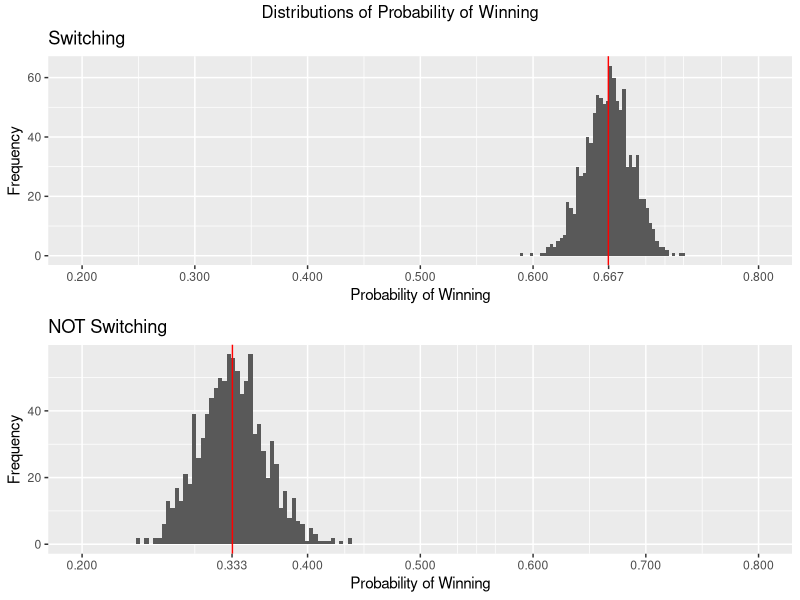
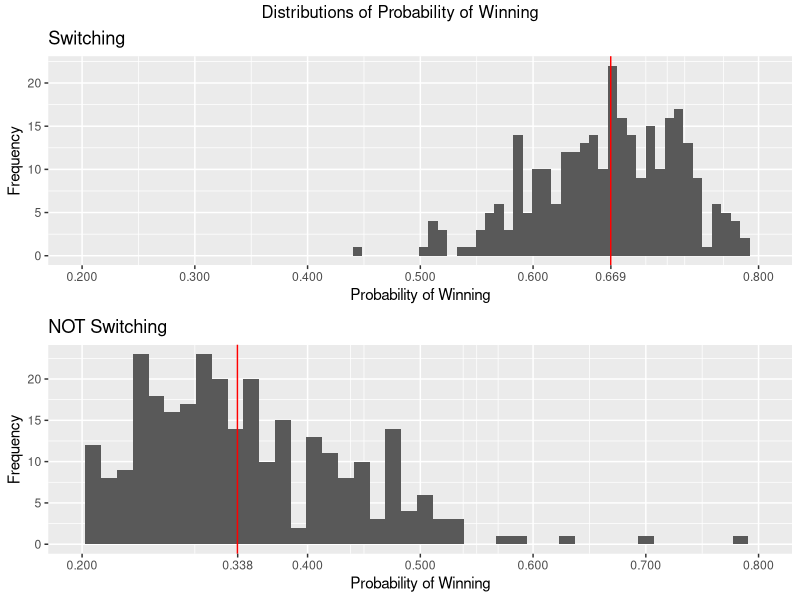
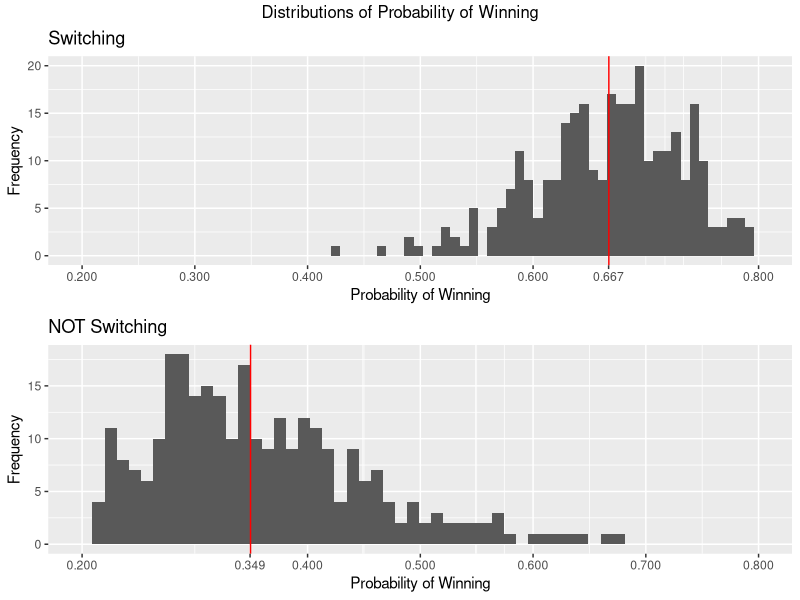
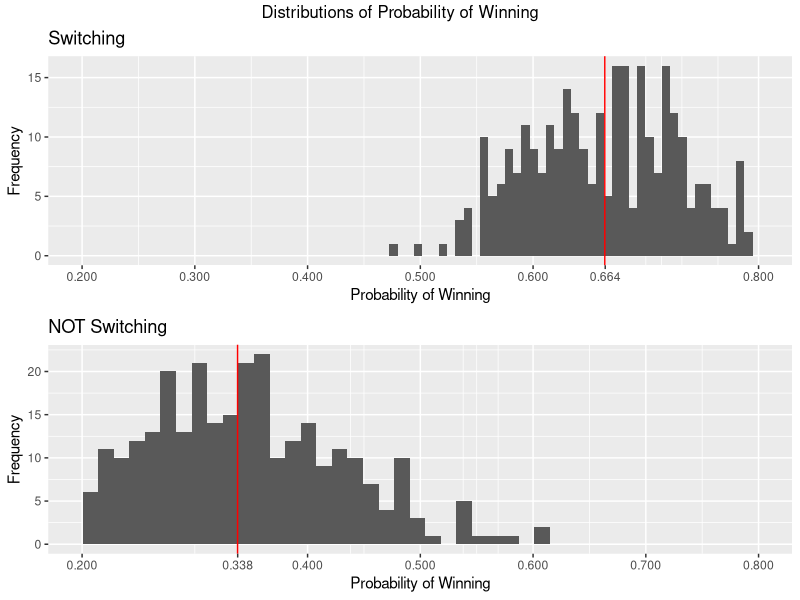
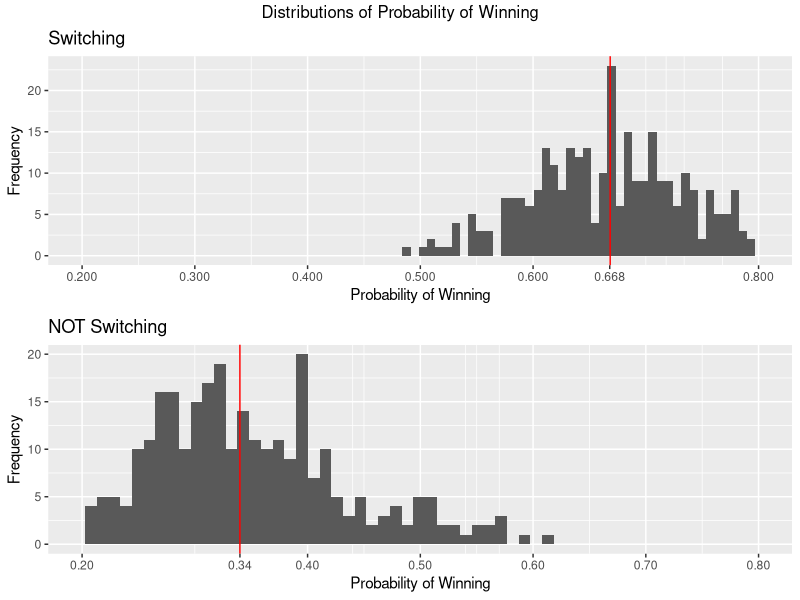
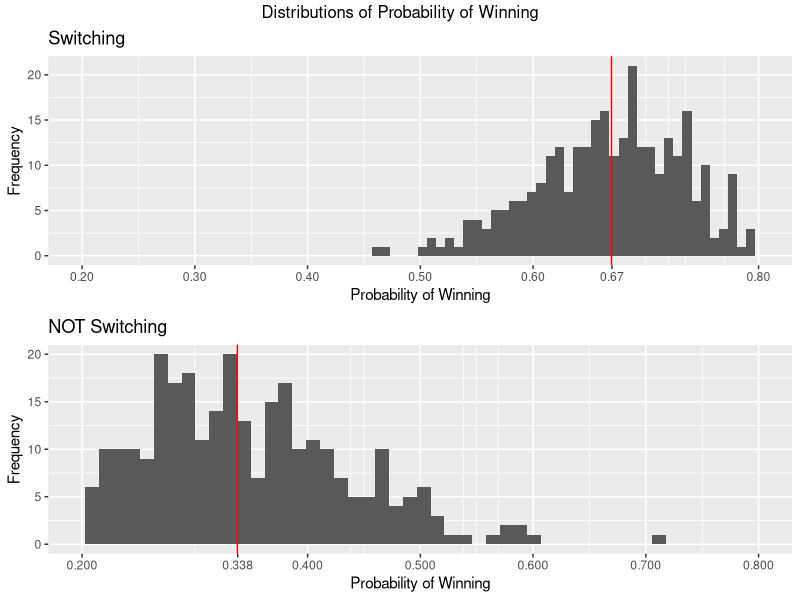
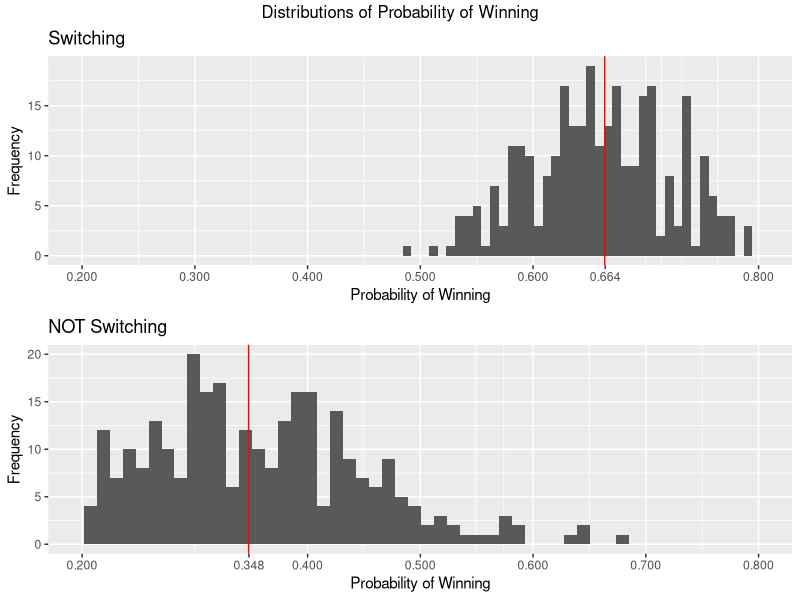
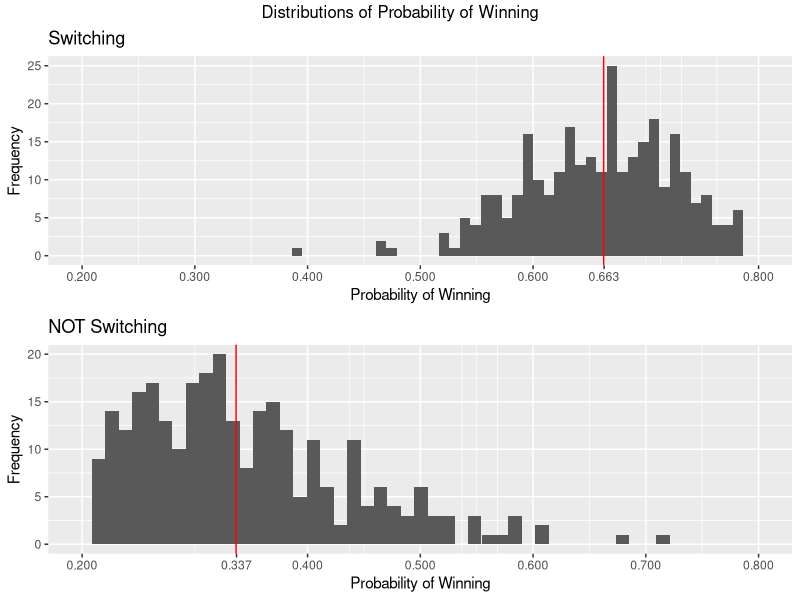

Recreate these plots in R, in order.
## ---- chunk 1
knitr::opts_chunk$set(echo = TRUE)
knitr::opts_chunk$set(out.width='100%')
options(width = 100)

## ---- chunk 2
# Won the game or not
sim.won <- function(prize.door, first.door, switching){
  as.numeric(ifelse(first.door == prize.door, !switching, switching))
}

# Simulates randomly n door choices (1/3 probability for each door initially)
sim.choose.door <- function(n){
  door.prob <- runif(n)
  ifelse(door.prob <= 1/3, 1, ifelse(door.prob <= 2/3, 2, 3))
}

# Simulates randomly n choices of switching (TRUE) or not (FALSE)
sim.choose.switching <- function(n){
  switching.prob <- runif(n)
  ifelse(switching.prob <= 1/2, TRUE, FALSE)
}
## ---- chunk 3
# Simulates n games and calculates the probability of winning by switching or not switching
sim.game <- function(n=1000){
  prize.door <- sim.choose.door(n) # Define prize door (n times)
  first.door <- sim.choose.door(n) # Chose first door (n times)
  switching <- sim.choose.switching(n) # Define if will switch first door (n times)
  won <- sim.won(prize.door, first.door, switching) # Calculates the outcome of each run
  
  df <- data.frame(won = won, switching = switching) # Put runs in data frame
  
  # Calculate probabilities from the outcomes
  prob.win.switching <- table(df$won, df$switching)[2,2]/sum(table(df$won, df$switching)[,2])
  prob.win.not.switching <- table(df$won, df$switching)[1,2]/sum(table(df$won, df$switching)[,1])
  
  return(c(prob.win.switching, prob.win.not.switching))
}
## ---- chunk 4
# Plots distributions of probabilities using data frame with columns prob.win.switching and prob.win.not.switching
plot.probs <- function(df, bins = 50){
  require(ggplot2)
  require(gridExtra)
  
  # Plot for Switching
  bw <- (max(df$prob.win.switching) - min(df$prob.win.switching))/(bins - 1)
  h1 <- ggplot(df, aes(prob.win.switching)) + geom_histogram(binwidth = bw) + 
    ggtitle('Switching') + xlab('Probability of Winning') + ylab('Frequency') + 
    geom_vline(xintercept = mean(df$prob.win.switching), colour='red') + 
    scale_x_continuous(breaks = c(0.20,0.30,0.40,0.50,0.60,0.80, round(mean(df$prob.win.switching),3)), limits=c(0.20, 0.80))
  
  # Plot for NOT Switching
  bw <- (max(df$prob.win.not.switching) - min(df$prob.win.not.switching))/(bins - 1)
  h2 <- ggplot(df, aes(prob.win.not.switching)) + geom_histogram(binwidth = bw) + 
    ggtitle('NOT Switching') + xlab('Probability of Winning') + ylab('Frequency') + 
    geom_vline(xintercept = mean(df$prob.win.not.switching), colour='red') +
    scale_x_continuous(breaks = c(0.20,0.40,0.50,0.60,0.70,0.80, round(mean(df$prob.win.not.switching),3)), limits=c(0.20, 0.80))
  
  grid.arrange(h1, h2, nrow = 2, top="Distributions of Probability of Winning")
}
## ---- chunk 5
# Executes, repeated times, n runs of Monty Hall problem, also showing plot and descriptive results
dist.game <- function(reps=300, n=100){
  # Minimum n is 100
  if(n < 100){
    n <- 100
  }
  # Minimum reps is 300
  if(reps < 300){
    reps <- 300
  }
  
  dist <- data.frame(prob.win.switching = rep(0, times = reps),
                     prob.win.not.switching = rep(0, times = reps))
  
  # Repeating, "reps" times, "n" runs of Monty Hall problem 
  for(i in 1:reps){
    dist[i, ] <- sim.game(n)
  }
  
  # Plots distributions
  plot.probs(dist)
  
  # Returns descriptive results
  return(cat("<br/><br/>
                  <li>Mean of Probability of Winnning by Switching: <span style='color:red'>", 
                 round(mean(dist$prob.win.switching), 3), "</span></li>",
                 "<li>Std of Probability of Winnning by Switching: <span style='color:red'>", 
                 round(sqrt(var(dist$prob.win.switching)), 3), "</span></li>",
                 "<li>Var. of Probability of Winnning by Switching: <span style='color:red'>", 
                 round(var(dist$prob.win.switching), 5), "</span></li><br/>",
             
                 "<li>Mean of Probability of Winnning by NOT Switching: <span style='color:red'>", 
                 round(mean(dist$prob.win.not.switching), 3), "</span></li>",
                 "<li>Std of Probability of Winnning by NOT Switching: <span style='color:red'>", 
                 round(sqrt(var(dist$prob.win.not.switching)), 3), "</span></li>",
                 "<li>Var. of Probability of Winnning by NOT Switching: <span style='color:red'>", 
                 round(var(dist$prob.win.not.switching), 5), "</span><br/>", sep=""))
}
## ---- chunk 6
dist.game(1000, 1000)
## ---- chunk 7
library(microbenchmark)
benchmark <- microbenchmark(
  dist.game(),
  times = 20
)
## ---- chunk 8
print(benchmark)
